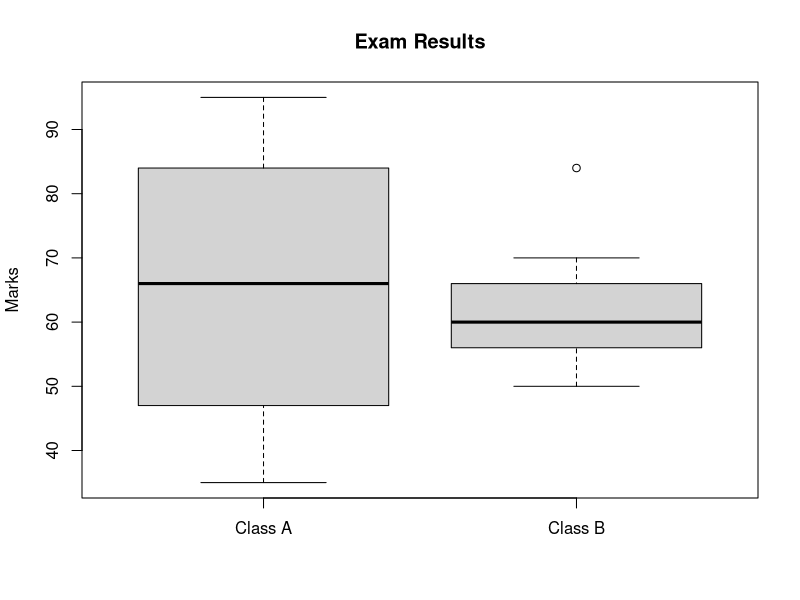

The R script that drew this image:
# Class A and B statistics boxplot
# Individual R source code for Day 2, Question 3
# Run this file in RStudio.


A <- c(76,35,47,64,95,66,89,36,84)
B <- c(51,56,84,60,59,70,63,66,50)
stats <- function(x) c(mean=mean(x),median=median(x),range=max(x)-min(x))
print(rbind(Class_A=stats(A),Class_B=stats(B)))
boxplot(A,B,names=c("Class A","Class B"),main="Exam Results",ylab="Marks")
